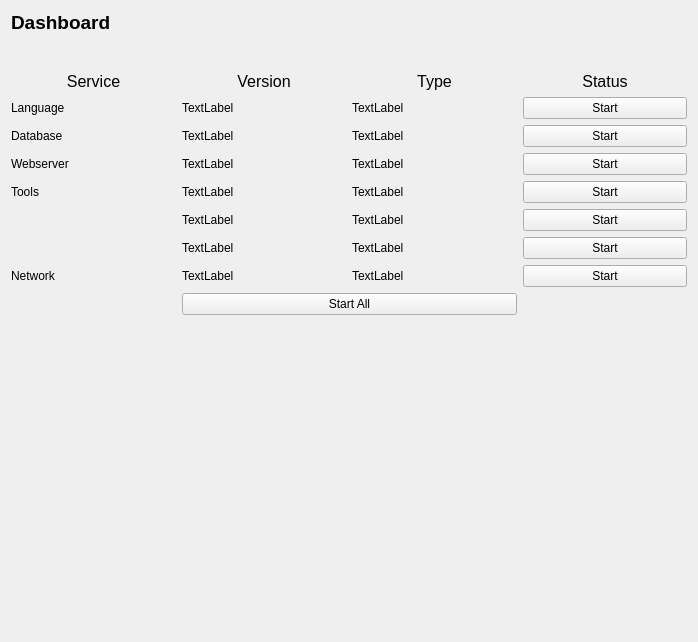
<?xml version="1.0" encoding="UTF-8"?>
<ui version="4.0">
 <class>DashboardPage</class>
 <widget class="QWidget" name="DashboardPage">
  <property name="geometry">
   <rect>
    <x>0</x>
    <y>0</y>
    <width>698</width>
    <height>642</height>
   </rect>
  </property>
  <property name="windowTitle">
   <string>Form</string>
  </property>
  <layout class="QVBoxLayout" name="verticalLayout" stretch="0,0,0,0">
   <item>
    <layout class="QHBoxLayout" name="dashboard_title_layout" stretch="0">
     <property name="spacing">
      <number>6</number>
     </property>
     <property name="bottomMargin">
      <number>32</number>
     </property>
     <item>
      <widget class="QLabel" name="dashboard_title_label_2">
       <property name="sizePolicy">
        <sizepolicy hsizetype="Preferred" vsizetype="Fixed">
         <horstretch>0</horstretch>
         <verstretch>0</verstretch>
        </sizepolicy>
       </property>
       <property name="text">
        <string>&lt;html&gt;&lt;head/&gt;&lt;body&gt;&lt;p&gt;&lt;span style=&quot; font-size:14pt; font-weight:700;&quot;&gt;Dashboard&lt;/span&gt;&lt;/p&gt;&lt;/body&gt;&lt;/html&gt;</string>
       </property>
      </widget>
     </item>
    </layout>
   </item>
   <item>
    <layout class="QHBoxLayout" name="dashboard_head_column_layout">
     <item>
      <widget class="QLabel" name="dashboard_service_label">
       <property name="text">
        <string>&lt;html&gt;&lt;head/&gt;&lt;body&gt;&lt;p align=&quot;center&quot;&gt;&lt;span style=&quot; font-size:12pt;&quot;&gt;Service&lt;/span&gt;&lt;/p&gt;&lt;/body&gt;&lt;/html&gt;</string>
       </property>
      </widget>
     </item>
     <item>
      <widget class="QLabel" name="dashboard_version_label">
       <property name="text">
        <string>&lt;html&gt;&lt;head/&gt;&lt;body&gt;&lt;p align=&quot;center&quot;&gt;&lt;span style=&quot; font-size:12pt;&quot;&gt;Version&lt;/span&gt;&lt;/p&gt;&lt;/body&gt;&lt;/html&gt;</string>
       </property>
      </widget>
     </item>
     <item>
      <widget class="QLabel" name="dashboard_type_label">
       <property name="text">
        <string>&lt;html&gt;&lt;head/&gt;&lt;body&gt;&lt;p align=&quot;center&quot;&gt;&lt;span style=&quot; font-size:12pt;&quot;&gt;Type&lt;/span&gt;&lt;/p&gt;&lt;/body&gt;&lt;/html&gt;</string>
       </property>
      </widget>
     </item>
     <item>
      <widget class="QLabel" name="dashboard_status_label">
       <property name="text">
        <string>&lt;html&gt;&lt;head/&gt;&lt;body&gt;&lt;p align=&quot;center&quot;&gt;&lt;span style=&quot; font-size:12pt;&quot;&gt;Status&lt;/span&gt;&lt;/p&gt;&lt;/body&gt;&lt;/html&gt;</string>
       </property>
      </widget>
     </item>
    </layout>
   </item>
   <item>
    <layout class="QGridLayout" name="dashboard_content_layout" rowstretch="0,0,0,0,0,0,0,0" columnstretch="0,0,0,0">
     <item row="4" column="1">
      <widget class="QLabel" name="tool_type_2_label">
       <property name="text">
        <string>TextLabel</string>
       </property>
      </widget>
     </item>
     <item row="3" column="0">
      <widget class="QLabel" name="tools_service_label">
       <property name="text">
        <string>Tools</string>
       </property>
      </widget>
     </item>
     <item row="6" column="0">
      <widget class="QLabel" name="network_service_label">
       <property name="text">
        <string>Network</string>
       </property>
      </widget>
     </item>
     <item row="0" column="3">
      <widget class="QPushButton" name="language_start_pushButton">
       <property name="text">
        <string>Start</string>
       </property>
      </widget>
     </item>
     <item row="2" column="2">
      <widget class="QLabel" name="webserver_version_label">
       <property name="text">
        <string>TextLabel</string>
       </property>
      </widget>
     </item>
     <item row="5" column="2">
      <widget class="QLabel" name="tool_version_3_label">
       <property name="text">
        <string>TextLabel</string>
       </property>
      </widget>
     </item>
     <item row="1" column="0">
      <widget class="QLabel" name="database_service_label">
       <property name="text">
        <string>Database</string>
       </property>
      </widget>
     </item>
     <item row="3" column="2">
      <widget class="QLabel" name="tool_version_1_label">
       <property name="text">
        <string>TextLabel</string>
       </property>
      </widget>
     </item>
     <item row="6" column="2">
      <widget class="QLabel" name="network_version_label">
       <property name="text">
        <string>TextLabel</string>
       </property>
      </widget>
     </item>
     <item row="4" column="2">
      <widget class="QLabel" name="tool_version_2_label">
       <property name="text">
        <string>TextLabel</string>
       </property>
      </widget>
     </item>
     <item row="1" column="3">
      <widget class="QPushButton" name="database_start_pushButton">
       <property name="text">
        <string>Start</string>
       </property>
      </widget>
     </item>
     <item row="6" column="3">
      <widget class="QPushButton" name="network_start_pushButton">
       <property name="text">
        <string>Start</string>
       </property>
      </widget>
     </item>
     <item row="6" column="1">
      <widget class="QLabel" name="network_type_label">
       <property name="text">
        <string>TextLabel</string>
       </property>
      </widget>
     </item>
     <item row="2" column="0">
      <widget class="QLabel" name="webserver_service_label">
       <property name="text">
        <string>Webserver</string>
       </property>
      </widget>
     </item>
     <item row="7" column="1" colspan="2">
      <widget class="QPushButton" name="startall_button">
       <property name="text">
        <string>Start All</string>
       </property>
      </widget>
     </item>
     <item row="0" column="1">
      <widget class="QLabel" name="language_type_label">
       <property name="text">
        <string>TextLabel</string>
       </property>
      </widget>
     </item>
     <item row="0" column="0">
      <widget class="QLabel" name="language_service_label">
       <property name="text">
        <string>Language</string>
       </property>
      </widget>
     </item>
     <item row="2" column="1">
      <widget class="QLabel" name="webserver_type_label">
       <property name="text">
        <string>TextLabel</string>
       </property>
      </widget>
     </item>
     <item row="2" column="3">
      <widget class="QPushButton" name="webserver_start_pushButton">
       <property name="text">
        <string>Start</string>
       </property>
      </widget>
     </item>
     <item row="3" column="1">
      <widget class="QLabel" name="tool_type_1_label">
       <property name="text">
        <string>TextLabel</string>
       </property>
      </widget>
     </item>
     <item row="5" column="1">
      <widget class="QLabel" name="tool_type_3_label">
       <property name="text">
        <string>TextLabel</string>
       </property>
      </widget>
     </item>
     <item row="5" column="3">
      <widget class="QPushButton" name="tool_3_start_pushButton">
       <property name="text">
        <string>Start</string>
       </property>
      </widget>
     </item>
     <item row="4" column="3">
      <widget class="QPushButton" name="tool_2_start_pushButton">
       <property name="text">
        <string>Start</string>
       </property>
      </widget>
     </item>
     <item row="3" column="3">
      <widget class="QPushButton" name="tool_1_start_pushButton">
       <property name="text">
        <string>Start</string>
       </property>
      </widget>
     </item>
     <item row="1" column="2">
      <widget class="QLabel" name="database_type_label">
       <property name="text">
        <string>TextLabel</string>
       </property>
      </widget>
     </item>
     <item row="0" column="2">
      <widget class="QLabel" name="language_version_label">
       <property name="text">
        <string>TextLabel</string>
       </property>
      </widget>
     </item>
     <item row="1" column="1">
      <widget class="QLabel" name="database_version_label">
       <property name="text">
        <string>TextLabel</string>
       </property>
      </widget>
     </item>
    </layout>
   </item>
   <item>
    <spacer name="verticalSpacer">
     <property name="orientation">
      <enum>Qt::Orientation::Vertical</enum>
     </property>
     <property name="sizeHint" stdset="0">
      <size>
       <width>20</width>
       <height>40</height>
      </size>
     </property>
    </spacer>
   </item>
  </layout>
 </widget>
 <resources/>
 <connections/>
</ui>
